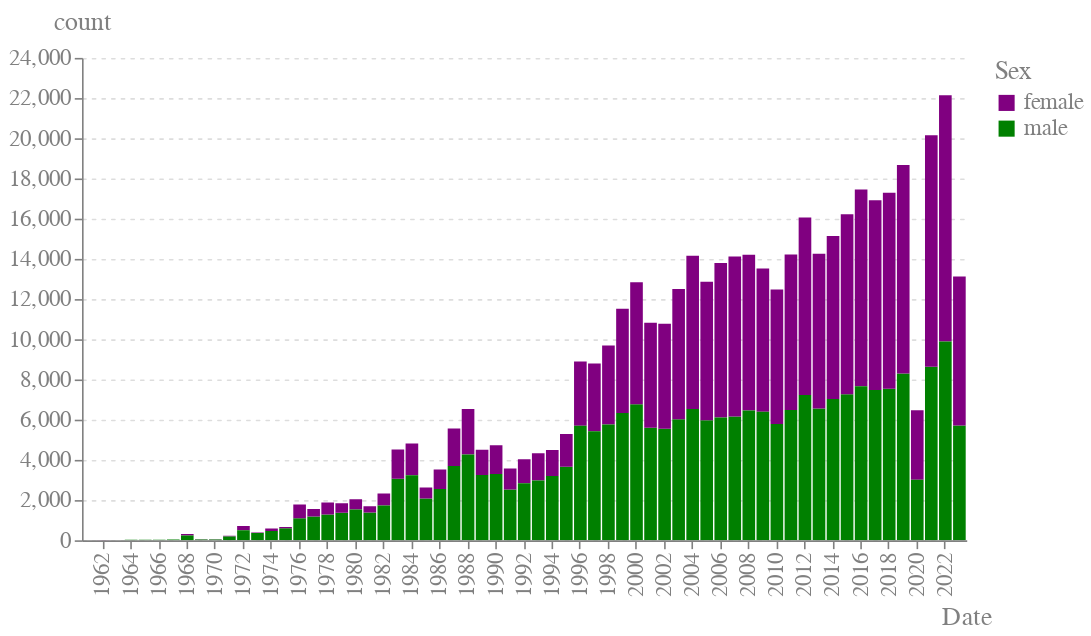

Notebook source saved alongside this figure:
### Code cell
import altair as alt
from camminapy.plot import altair_theme

print("Count of performances grouped by year (starting 1960):")

altair_theme()
alt.Chart(
    df.with_columns(pl.col("Date").dt.year())
    .groupby("Date", "Sex")
    .count()
    .filter(pl.col("Date") > 1960)
    .sort("Date")
    .to_pandas()
).mark_bar(clip=True).encode(
    x=alt.X("Date:N").axis(labelAngle=-90, values=list(range(1960, 2024, 2))),
    y="count:Q",
    color=alt.Color("Sex:N").scale(
        domain=["female", "male"], range=["purple", "green"]
    ),
).properties(
    height=300, width=550
)

### Figure 1 — Vega-Lite specification as saved in the notebook (floating-point values rounded to 4 significant figures)
{"config": {"text": {"color": "gray", "fontSize": 14}, "title": {"anchor": "middle", "fontWeight": "normal", "titleFontWeight": "normal", "labelFontWeight": "normal", "fontSize": 30, "titleFontSize": 16, "labelFontSize": 14, "color": "gray", "titleColor": "gray", "labelColor": "gray", "tickColor": "gray", "domainColor": "gray"}, "header": {"titleFontSize": 16, "labelFontSize": 16, "color": "gray", "titleColor": "gray", "labelColor": "gray", "titleFontWeight": "normal"}, "view": {"height": 350, "width": 1400, "strokeWidth": 0, "fill": "white"}, "axis": {"domain": true, "domainColor": "gray", "domainWidth": 1, "gridWidth": 1, "labelAngle": 0, "tickSize": 5, "gridCap": "round", "gridDash": [2, 4], "fontWeight": "normal", "titleFontWeight": "normal", "labelFontWeight": "normal", "fontSize": 30, "titleFontSize": 16, "labelFontSize": 14, "color": "gray", "titleColor": "gray", "labelColor": "gray", "tickColor": "gray"}, "axisX": {"titleAnchor": "end", "titleAlign": "center"}, "axisY": {"titleAnchor": "end", "titleAngle": 0, "titleAlign": "center", "titleY": -15, "titleX": 0}, "axisLeft": {"labelAlign": "right"}, "axisRight": {"titleAnchor": "end", "titleAngle": 0, "titleAlign": "center", "titleY": -15, "tickSize": 5, "tickColor": "gray", "labelPadding": 5, "labelAlign": "left"}, "facet": {"spacing": 50}, "legend": {"fontWeight": "normal", "titleFontWeight": "normal", "labelFontWeight": "normal", "fontSize": 30, "titleFontSize": 16, "labelFontSize": 14, "color": "gray", "titleColor": "gray", "labelColor": "gray", "tickColor": "gray", "domainColor": "gray"}}, "data": {"name": "data-5dc566afe8964eaeca557c02de470950"}, "mark": {"type": "bar", "clip": true}, "encoding": {"color": {"field": "Sex", "scale": {"domain": ["female", "male"], "range": ["purple", "green"]}, "type": "nominal"}, "x": {"axis": {"labelAngle": -90, "values": [1960, 1962, 1964, 1966, 1968, 1970, 1972, 1974, 1976, 1978, 1980, 1982, 1984, 1986, 1988, 1990, 1992, 1994, 1996, 1998, 2000, 2002, 2004, 2006, 2008, 2010, 2012, 2014, 2016, 2018, 2020, 2022]}, "field": "Date", "type": "nominal"}, "y": {"field": "count", "type": "quantitative"}}, "height": 300, "width": 550, "$schema": "https://vega.github.io/schema/vega-lite/v5.8.0.json", "datasets": {"data-5dc566afe8964eaeca557c02de470950": [{"Date": 1961, "Sex": "male", "count": 5}, {"Date": 1962, "Sex": "female", "count": 2}, {"Date": 1962, "Sex": "male", "count": 8}, {"Date": 1963, "Sex": "male", "count": 8}, {"Date": 1964, "Sex": "female", "count": 2}, {"Date": 1964, "Sex": "male", "count": 21}, {"Date": 1965, "Sex": "female", "count": 1}, {"Date": 1965, "Sex": "male", "count": 27}, {"Date": 1966, "Sex": "female", "count": 1}, {"Date": 1966, "Sex": "male", "count": 31}, {"Date": 1967, "Sex": "male", "count": 41}, {"Date": 1967, "Sex": "female", "count": 2}, {"Date": 1968, "Sex": "female", "count": 73}, {"Date": 1968, "Sex": "male", "count": 235}, {"Date": 1969, "Sex": "female", "count": 10}, {"Date": 1969, "Sex": "male", "count": 36}, {"Date": 1970, "Sex": "female", "count": 3}, {"Date": 1970, "Sex": "male", "count": 43}, {"Date": 1971, "Sex": "female", "count": 29}, {"Date": 1971, "Sex": "male", "count": 193}, {"Date": 1972, "Sex": "female", "count": 211}, {"Date": 1972, "Sex": "male", "count": 494}, {"Date": 1973, "Sex": "female", "count": 26}, {"Date": 1973, "Sex": "male", "count": 358}, {"Date": 1974, "Sex": "female", "count": 116}, {"Date": 1974, "Sex": "male", "count": 465}, {"Date": 1975, "Sex": "male", "count": 600}, {"Date": 1975, "Sex": "female", "count": 58}, {"Date": 1976, "Sex": "male", "count": 1101}, {"Date": 1976, "Sex": "female", "count": 680}, {"Date": 1977, "Sex": "male", "count": 1179}, {"Date": 1977, "Sex": "female", "count": 373}, {"Date": 1978, "Sex": "male", "count": 1289}, {"Date": 1978, "Sex": "female", "count": 597}, {"Date": 1979, "Sex": "male", "count": 1376}, {"Date": 1979, "Sex": "female", "count": 469}, {"Date": 1980, "Sex": "female", "count": 505}, {"Date": 1980, "Sex": "male", "count": 1537}, {"Date": 1981, "Sex": "male", "count": 1381}, {"Date": 1981, "Sex": "female", "count": 311}, {"Date": 1982, "Sex": "female", "count": 601}, {"Date": 1982, "Sex": "male", "count": 1728}, {"Date": 1983, "Sex": "male", "count": 3067}, {"Date": 1983, "Sex": "female", "count": 1450}, {"Date": 1984, "Sex": "female", "count": 1574}, {"Date": 1984, "Sex": "male", "count": 3240}, {"Date": 1985, "Sex": "male", "count": 2081}, {"Date": 1985, "Sex": "female", "count": 543}, {"Date": 1986, "Sex": "female", "count": 973}, {"Date": 1986, "Sex": "male", "count": 2550}, {"Date": 1987, "Sex": "female", "count": 1869}, {"Date": 1987, "Sex": "male", "count": 3693}, {"Date": 1988, "Sex": "female", "count": 2266}, {"Date": 1988, "Sex": "male", "count": 4269}, {"Date": 1989, "Sex": "male", "count": 3247}, {"Date": 1989, "Sex": "female", "count": 1263}, {"Date": 1990, "Sex": "female", "count": 1430}, {"Date": 1990, "Sex": "male", "count": 3304}, {"Date": 1991, "Sex": "male", "count": 2526}, {"Date": 1991, "Sex": "female", "count": 1050}, {"Date": 1992, "Sex": "female", "count": 1193}, {"Date": 1992, "Sex": "male", "count": 2833}, {"Date": 1993, "Sex": "female", "count": 1366}, {"Date": 1993, "Sex": "male", "count": 2970}, {"Date": 1994, "Sex": "female", "count": 1291}, {"Date": 1994, "Sex": "male", "count": 3195}, {"Date": 1995, "Sex": "male", "count": 3658}, {"Date": 1995, "Sex": "female", "count": 1626}, {"Date": 1996, "Sex": "female", "count": 3196}, {"Date": 1996, "Sex": "male", "count": 5700}, {"Date": 1997, "Sex": "female", "count": 3362}, {"Date": 1997, "Sex": "male", "count": 5428}, {"Date": 1998, "Sex": "female", "count": 3927}, {"Date": 1998, "Sex": "male", "count": 5758}, {"Date": 1999, "Sex": "male", "count": 6336}, {"Date": 1999, "Sex": "female", "count": 5184}, {"Date": 2000, "Sex": "male", "count": 6767}, {"Date": 2000, "Sex": "female", "count": 6071}, {"Date": 2001, "Sex": "male", "count": 5603}, {"Date": 2001, "Sex": "female", "count": 5218}, {"Date": 2002, "Sex": "male", "count": 5550}, {"Date": 2002, "Sex": "female", "count": 5219}, {"Date": 2003, "Sex": "male", "count": 6016}, {"Date": 2003, "Sex": "female", "count": 6488}, {"Date": 2004, "Sex": "female", "count": 7614}, {"Date": 2004, "Sex": "male", "count": 6536}, {"Date": 2005, "Sex": "male", "count": 5967}, {"Date": 2005, "Sex": "female", "count": 6897}, {"Date": 2006, "Sex": "female", "count": 7682}, {"Date": 2006, "Sex": "male", "count": 6111}, {"Date": 2007, "Sex": "male", "count": 6159}, {"Date": 2007, "Sex": "female", "count": 7954}, {"Date": 2008, "Sex": "female", "count": 7752}, {"Date": 2008, "Sex": "male", "count": 6451}, {"Date": 2009, "Sex": "female", "count": 7117}, {"Date": 2009, "Sex": "male", "count": 6399}, {"Date": 2010, "Sex": "female", "count": 6688}, {"Date": 2010, "Sex": "male", "count": 5786}, {"Date": 2011, "Sex": "female", "count": 7740}, {"Date": 2011, "Sex": "male", "count": 6484}, {"Date": 2012, "Sex": "female", "count": 8829}, {"Date": 2012, "Sex": "male", "count": 7232}, {"Date": 2013, "Sex": "male", "count": 6555}, {"Date": 2013, "Sex": "female", "count": 7704}, {"Date": 2014, "Sex": "female", "count": 8104}, {"Date": 2014, "Sex": "male", "count": 7034}, {"Date": 2015, "Sex": "male", "count": 7271}, {"Date": 2015, "Sex": "female", "count": 8952}, {"Date": 2016, "Sex": "female", "count": 9790}, {"Date": 2016, "Sex": "male", "count": 7661}, {"Date": 2017, "Sex": "female", "count": 9440}, {"Date": 2017, "Sex": "male", "count": 7476}, {"Date": 2018, "Sex": "male", "count": 7535}, {"Date": 2018, "Sex": "female", "count": 9755}, {"Date": 2019, "Sex": "male", "count": 8304}, {"Date": 2019, "Sex": "female", "count": 10364}, {"Date": 2020, "Sex": "female", "count": 3458}, {"Date": 2020, "Sex": "male", "count": 3017}, {"Date": 2021, "Sex": "male", "count": 8633}, {"Date": 2021, "Sex": "female", "count": 11524}, {"Date": 2022, "Sex": "female", "count": 12261}, {"Date": 2022, "Sex": "male", "count": 9885}, {"Date": 2023, "Sex": "male", "count": 5714}, {"Date": 2023, "Sex": "female", "count": 7406}]}}
